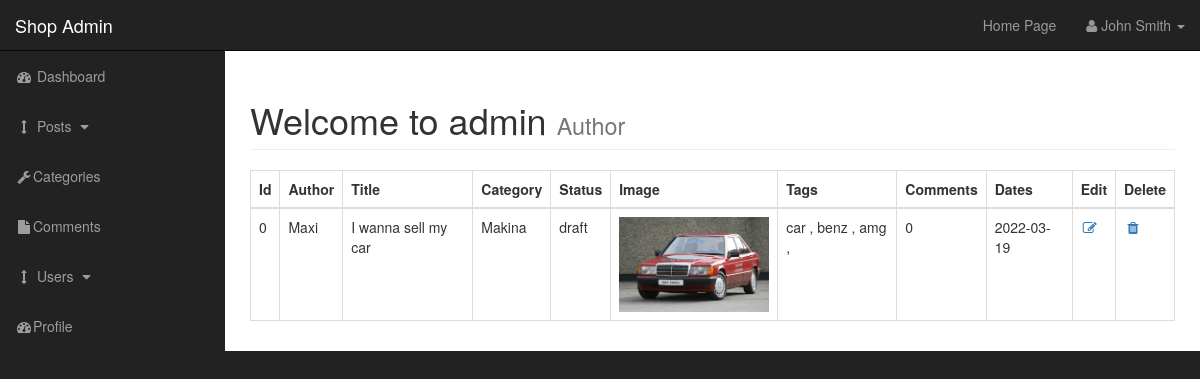
The page /admin/posts.php on the database its author committed.
### tables this page shows
CREATE TABLE `posts` (
  `post_id` int(4) NOT NULL,
  `post_category_id` int(4) NOT NULL,
  `post_title` varchar(255) NOT NULL,
  `post_author` varchar(255) NOT NULL,
  `post_date` date NOT NULL,
  `post_image` text NOT NULL,
  `post_content` text NOT NULL,
  `post_tags` varchar(255) NOT NULL,
  `post_coment_count` int(15) NOT NULL,
  `post_status` varchar(255) NOT NULL DEFAULT 'draft',
  `post_views_count` int(10) NOT NULL
);

CREATE TABLE `categories` (
  `cat_id` int(4) NOT NULL,
  `cat_title` varchar(255) NOT NULL
);

### admin/includes/view_all_posts.php (the view)
<table class="table table-bordered table-hover">
    <thead>
        <tr>
            <th>Id</th>
            <th>Author</th>
            <th>Title</th>
            <th>Category</th>
            <th>Status</th>
            <th>Image</th>
            <th>Tags</th>
            <th>Comments</th>
            <th>Dates</th>
            <th>Edit</th>
            <th>Delete</th>
        </tr>
    </thead>
    <tbody>
       <?php
        $query = "Select * from posts";
        $query_result = mysqli_query($connection,$query);
        while($row = mysqli_fetch_assoc($query_result)){
            $post_id = $row['post_id'];
            $post_author = $row['post_author'];
            $post_title = $row['post_title'];
            $post_category_id = $row['post_category_id'];
            $post_status = $row['post_status'];
            $post_image = $row['post_image'];
            $post_tags = $row['post_tags'];
            $post_coment_count = $row['post_coment_count'];
            $post_date = $row['post_date'];
            echo "<tr>";
            echo "<td>$post_id</td>";
            echo "<td>$post_author</td>";
            echo "<td>$post_title</td>";
            $query = "Select * from categories where cat_id = {$post_category_id} ";
               $result = mysqli_query($connection,$query);
               while($row = mysqli_fetch_assoc($result)){
                   $cat_title = $row['cat_title'];
               }
            echo "<td>$cat_title</td>";
            echo "<td>$post_status</td>";
            echo "<td> <img width='150' src='../image/$post_image' alt='Here Should have an image'> </td>";
            echo "<td>$post_tags</td>";
            echo "<td>$post_coment_count</td>";
            echo "<td>$post_date</td>";
            echo "<td><a class = 'fa fa-fw fa-edit' href='posts.php?edit_id={$post_id}&source=3'></a>  </td>";
            echo "<td><a class = 'fa fa-fw fa-trash' href='posts.php?delete_id={$post_id}&source=2'></a>  </td>";
            echo "</tr>";
        }
        ?>
    </tbody>
</table>

### admin/css/sb-admin.css (style rules this page uses)
body { margin-top: 100px; background-color: #222; }
@media (min-width:768px) { body { margin-top: 50px; } }

### rows shown on the page
posts: post_id "0", post_author "Maxi", post_title "I wanna sell my car", categories.cat_title "Makina", post_status "draft", post_image (picture), post_tags "car , benz , amg ,", post_coment_count "0", post_date "2022-03-19"
